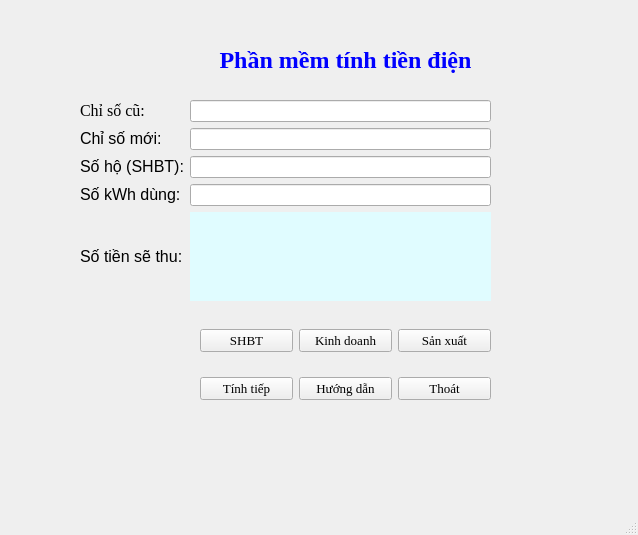
<?xml version="1.0" encoding="UTF-8"?>
<ui version="4.0">
 <class>MainWindow</class>
 <widget class="QMainWindow" name="MainWindow">
  <property name="geometry">
   <rect>
    <x>0</x>
    <y>0</y>
    <width>638</width>
    <height>535</height>
   </rect>
  </property>
  <property name="windowTitle">
   <string>MainWindow</string>
  </property>
  <widget class="QWidget" name="centralwidget">
   <widget class="QLabel" name="labelTitle">
    <property name="geometry">
     <rect>
      <x>190</x>
      <y>30</y>
      <width>311</width>
      <height>61</height>
     </rect>
    </property>
    <property name="text">
     <string>&lt;html&gt;&lt;head/&gt;&lt;body&gt;&lt;p align=&quot;center&quot;&gt;&lt;span style=&quot; font-size:18pt; font-weight:600; color:#0000ff; font-family: Times New Roman;&quot;&gt;Phần mềm tính tiền điện&lt;/span&gt;&lt;/p&gt;&lt;/body&gt;&lt;/html&gt;</string>
    </property>
   </widget>
   <widget class="QWidget" name="gridLayoutWidget">
    <property name="geometry">
     <rect>
      <x>80</x>
      <y>100</y>
      <width>411</width>
      <height>201</height>
     </rect>
    </property>
    <layout class="QGridLayout" name="gridLayout">
     <item row="3" column="0">
      <widget class="QLabel" name="labelkwh">
       <property name="text">
        <string>&lt;html&gt;&lt;head/&gt;&lt;body&gt;&lt;p&gt;&lt;span style=&quot; font-family:'Times New Roman'; font-size:12pt;&quot;&gt;Số kWh dùng:&lt;/span&gt;&lt;/p&gt;&lt;/body&gt;&lt;/html&gt;</string>
       </property>
      </widget>
     </item>
     <item row="3" column="1">
      <widget class="QLineEdit" name="lineEditkwh"/>
     </item>
     <item row="1" column="0">
      <widget class="QLabel" name="labelChisomoi">
       <property name="text">
        <string>&lt;html&gt;&lt;head/&gt;&lt;body&gt;&lt;p&gt;&lt;span style=&quot; font-family:'Times New Roman'; font-size:12pt;&quot;&gt;Chỉ số mới:&lt;/span&gt;&lt;/p&gt;&lt;/body&gt;&lt;/html&gt;</string>
       </property>
      </widget>
     </item>
     <item row="0" column="0">
      <widget class="QLabel" name="labelChisocu">
       <property name="text">
        <string>&lt;html&gt;&lt;head/&gt;&lt;body&gt;&lt;p&gt;&lt;span style=&quot; font-size:12pt; font-family: Times New Roman;&quot;&gt;Chỉ số cũ:&lt;/span&gt;&lt;/p&gt;&lt;/body&gt;&lt;/html&gt;</string>
       </property>
      </widget>
     </item>
     <item row="0" column="1">
      <widget class="QLineEdit" name="lineEditChisocu"/>
     </item>
     <item row="2" column="0">
      <widget class="QLabel" name="labelSoho">
       <property name="text">
        <string>&lt;html&gt;&lt;head/&gt;&lt;body&gt;&lt;p&gt;&lt;span style=&quot; font-family:'Times New Roman'; font-size:12pt;&quot;&gt;Số hộ (SHBT):&lt;/span&gt;&lt;/p&gt;&lt;/body&gt;&lt;/html&gt;</string>
       </property>
      </widget>
     </item>
     <item row="1" column="1">
      <widget class="QLineEdit" name="lineEditChisomoi"/>
     </item>
     <item row="2" column="1">
      <widget class="QLineEdit" name="lineEditSoho"/>
     </item>
     <item row="4" column="0">
      <widget class="QLabel" name="labelTien">
       <property name="text">
        <string>&lt;html&gt;&lt;head/&gt;&lt;body&gt;&lt;p&gt;&lt;span style=&quot; font-family:'Times New Roman'; font-size:12pt;&quot;&gt;Số tiền sẽ thu:&lt;/span&gt;&lt;/p&gt;&lt;/body&gt;&lt;/html&gt;</string>
       </property>
      </widget>
     </item>
     <item row="4" column="1">
      <widget class="QLabel" name="labelTienthu">
       <property name="font">
        <font>
         <family>Times New Roman</family>
         <pointsize>12</pointsize>
        </font>
       </property>
       <property name="styleSheet">
        <string notr="true">background: rgb(224, 252, 255);</string>
       </property>
       <property name="text">
        <string>&lt;html&gt;&lt;head/&gt;&lt;body&gt;&lt;p&gt;&lt;br/&gt;&lt;/p&gt;&lt;/body&gt;&lt;/html&gt;</string>
       </property>
       <property name="alignment">
        <set>Qt::AlignCenter</set>
       </property>
      </widget>
     </item>
    </layout>
   </widget>
   <widget class="QWidget" name="gridLayoutWidget_2">
    <property name="geometry">
     <rect>
      <x>200</x>
      <y>310</y>
      <width>291</width>
      <height>111</height>
     </rect>
    </property>
    <layout class="QGridLayout" name="gridLayout_2">
     <item row="0" column="0">
      <widget class="QPushButton" name="pushButtonSHBT">
       <property name="font">
        <font>
         <family>Times New Roman</family>
         <pointsize>10</pointsize>
        </font>
       </property>
       <property name="text">
        <string>SHBT</string>
       </property>
      </widget>
     </item>
     <item row="0" column="1">
      <widget class="QPushButton" name="pushButtonKd">
       <property name="font">
        <font>
         <family>Times New Roman</family>
         <pointsize>10</pointsize>
        </font>
       </property>
       <property name="text">
        <string>Kinh doanh</string>
       </property>
      </widget>
     </item>
     <item row="0" column="2">
      <widget class="QPushButton" name="pushButtonSx">
       <property name="font">
        <font>
         <family>Times New Roman</family>
         <pointsize>10</pointsize>
        </font>
       </property>
       <property name="text">
        <string>Sản xuất</string>
       </property>
      </widget>
     </item>
     <item row="1" column="0">
      <widget class="QPushButton" name="pushButtonTinhtiep">
       <property name="font">
        <font>
         <family>Times New Roman</family>
         <pointsize>10</pointsize>
        </font>
       </property>
       <property name="text">
        <string>Tính tiếp</string>
       </property>
      </widget>
     </item>
     <item row="1" column="1">
      <widget class="QPushButton" name="pushButtonHuongdan">
       <property name="font">
        <font>
         <family>Times New Roman</family>
         <pointsize>10</pointsize>
        </font>
       </property>
       <property name="text">
        <string>Hướng dẫn</string>
       </property>
      </widget>
     </item>
     <item row="1" column="2">
      <widget class="QPushButton" name="pushButtonThoat">
       <property name="font">
        <font>
         <family>Times New Roman</family>
         <pointsize>10</pointsize>
        </font>
       </property>
       <property name="text">
        <string>Thoát</string>
       </property>
      </widget>
     </item>
    </layout>
   </widget>
  </widget>
  <widget class="QMenuBar" name="menubar">
   <property name="geometry">
    <rect>
     <x>0</x>
     <y>0</y>
     <width>638</width>
     <height>25</height>
    </rect>
   </property>
  </widget>
  <widget class="QStatusBar" name="statusbar"/>
 </widget>
 <resources/>
 <connections>
  <connection>
   <sender>pushButtonThoat</sender>
   <signal>clicked()</signal>
   <receiver>MainWindow</receiver>
   <slot>close()</slot>
   <hints>
    <hint type="sourcelabel">
     <x>523</x>
     <y>463</y>
    </hint>
    <hint type="destinationlabel">
     <x>399</x>
     <y>299</y>
    </hint>
   </hints>
  </connection>
 </connections>
</ui>
